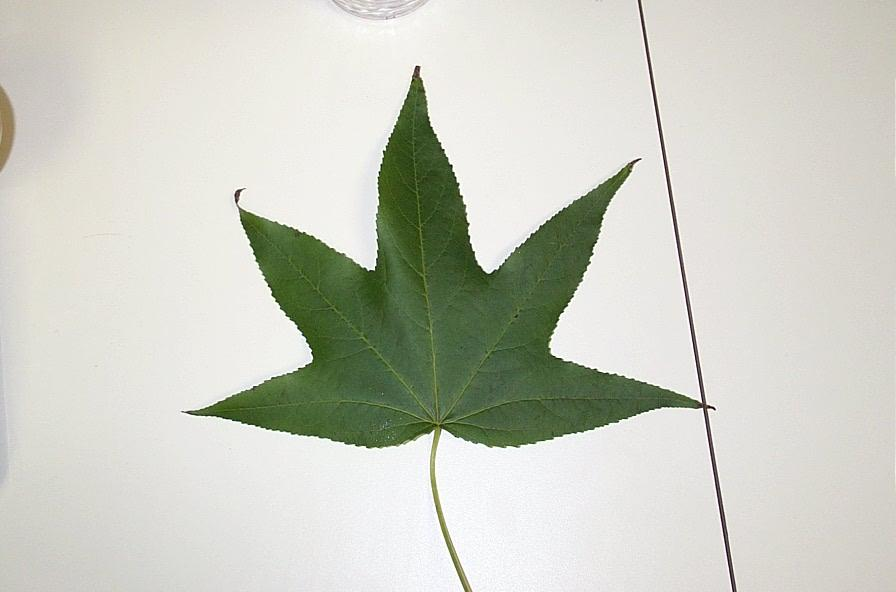
%> input picture folhas/image_0001.jpg, 896 x 592 px
$ octave kmeans_new.m   (GNU Octave 9; MATLAB toolbox functions it lacks are replaced by stand-ins)
%> lines starting %> are read from the running program, lines starting %| are printed output that depends on the picture
MyImage = imread('image_0001.jpg');
%> MyImage is the input picture: size 592x896x3 uint8; mean R, G, B 203.9, 206, 195.5
R = MyImage(:, :, 1);
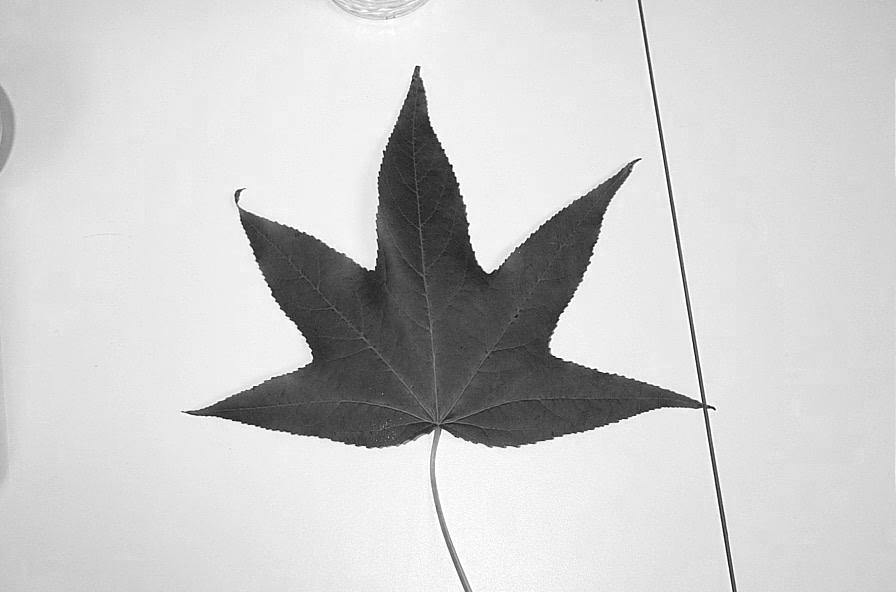
%> R: size 592x896 uint8; min 0, max 255, mean 203.9
G = MyImage(:, :, 2);
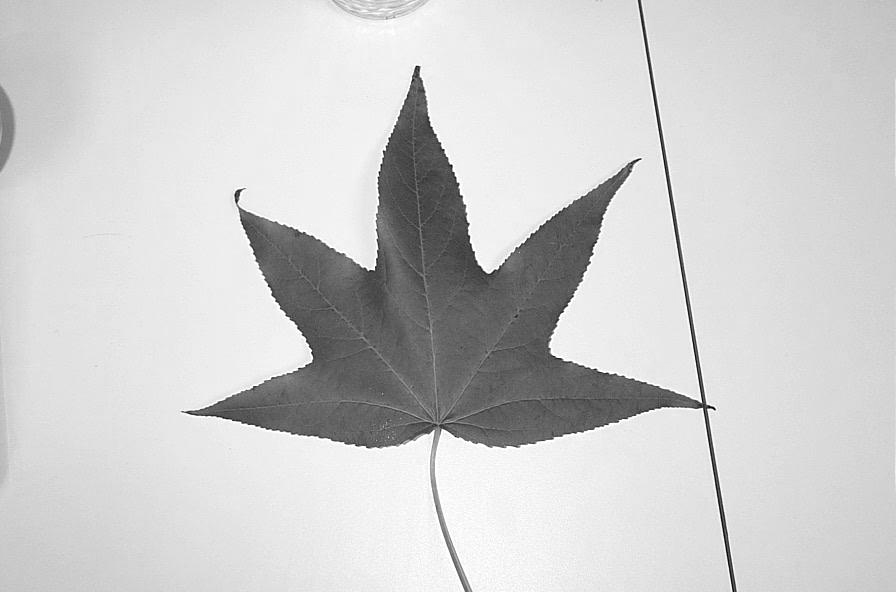
%> G: size 592x896 uint8; min 0, max 255, mean 206
B = MyImage(:, :, 3);
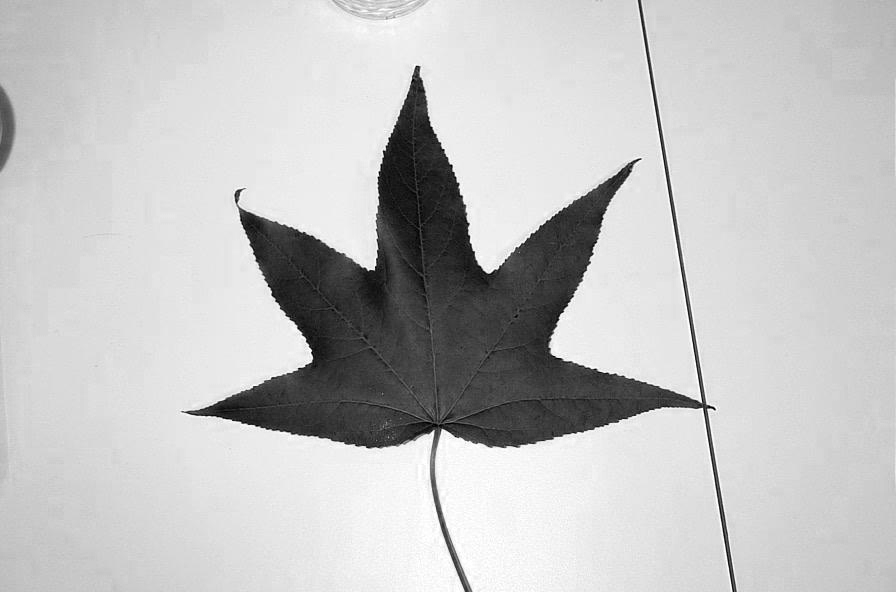
%> B: size 592x896 uint8; min 0, max 255, mean 195.5
NumCluster = 5;


%> (the run ends here)

$ run again, with folhas/image_0007.jpg copied over folhas/image_0001.jpg
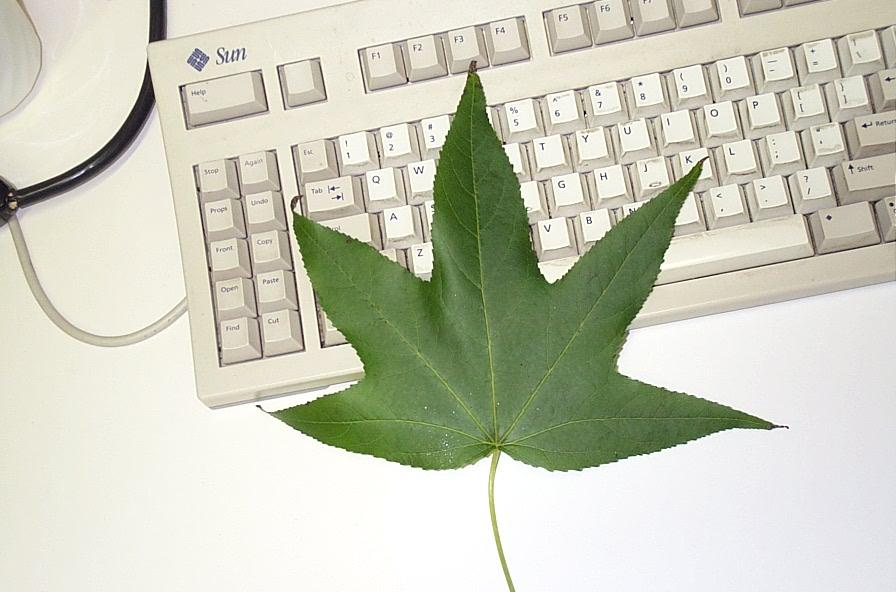
%> input picture folhas/image_0007.jpg, 896 x 592 px
%> MyImage is the input picture: size 592x896x3 uint8; mean R, G, B 202.6, 204.5, 187.2
%> `G = MyImage(:, :, 2);`:
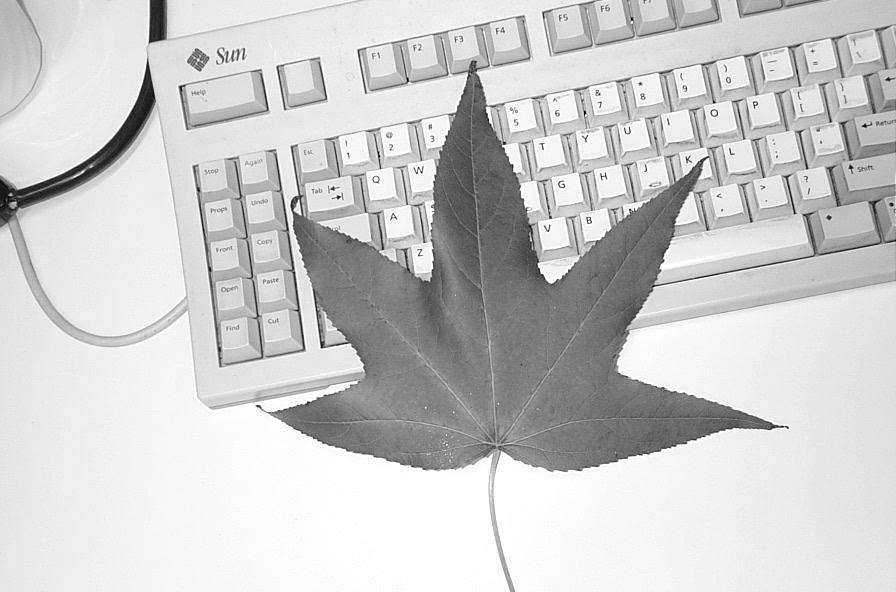
%> G: size 592x896 uint8; min 0, max 255, mean 204.5
%> `B = MyImage(:, :, 3);`:
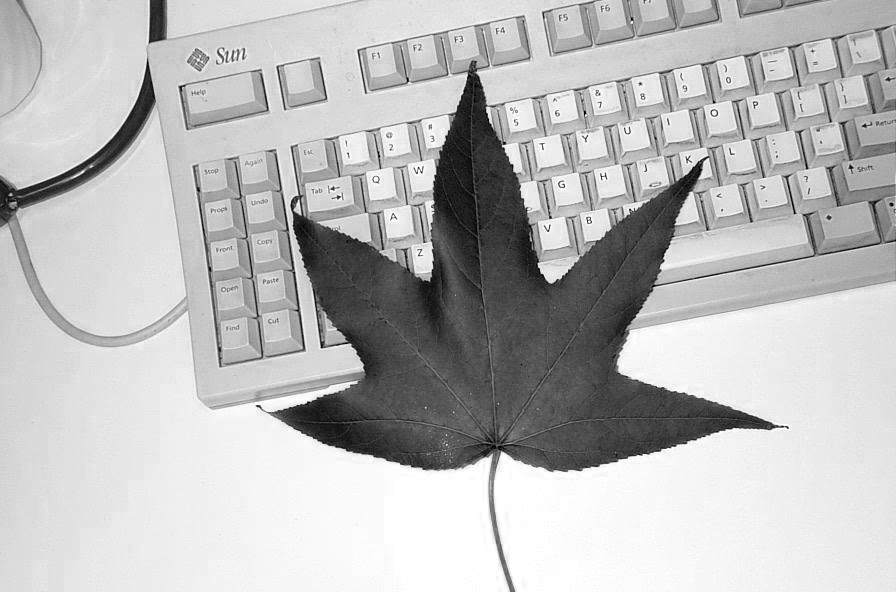
%> B: size 592x896 uint8; min 0, max 255, mean 187.2

$ run again, with folhas/image_0081.jpg copied over folhas/image_0001.jpg
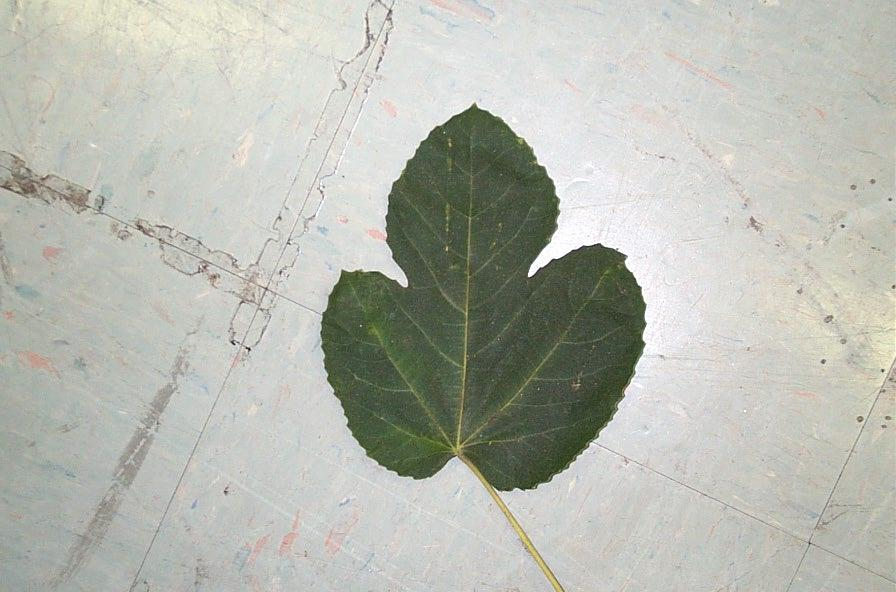
%> input picture folhas/image_0081.jpg, 896 x 592 px
%> MyImage is the input picture: size 592x896x3 uint8; mean R, G, B 183.5, 185.8, 176.8
%> `R = MyImage(:, :, 1);`:
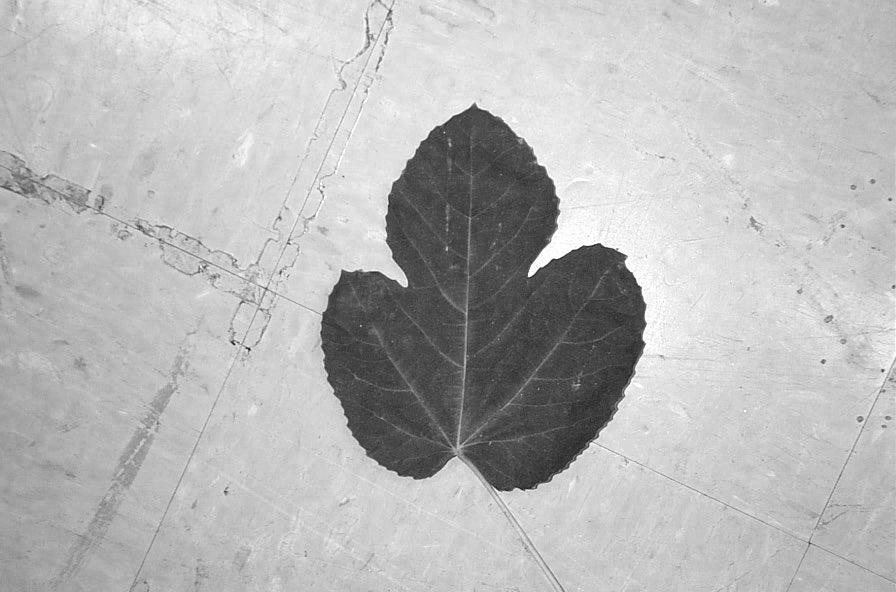
%> R: size 592x896 uint8; min 8, max 255, mean 183.5
%> `B = MyImage(:, :, 3);`:
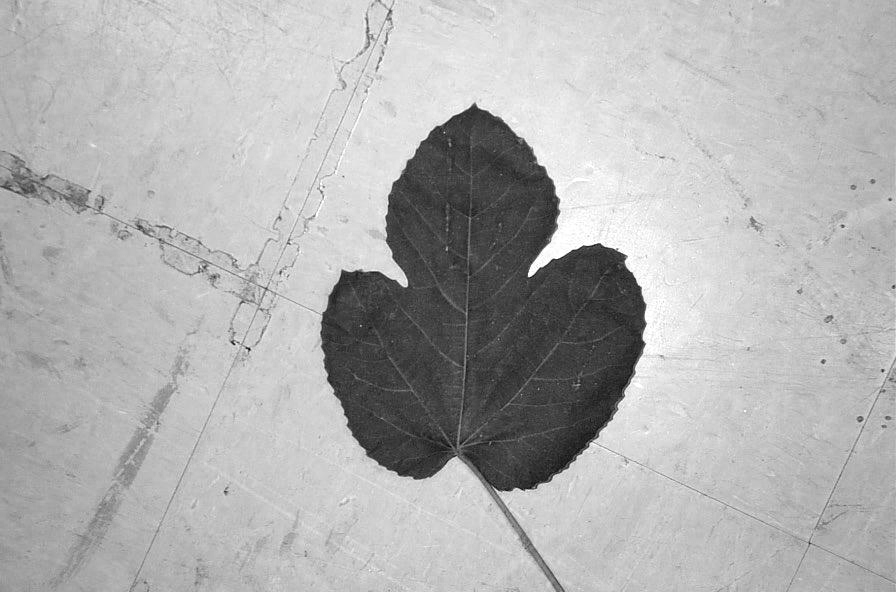
%> B: size 592x896 uint8; min 1, max 255, mean 176.8

$ run again, with folhas/image_0089.jpg copied over folhas/image_0001.jpg
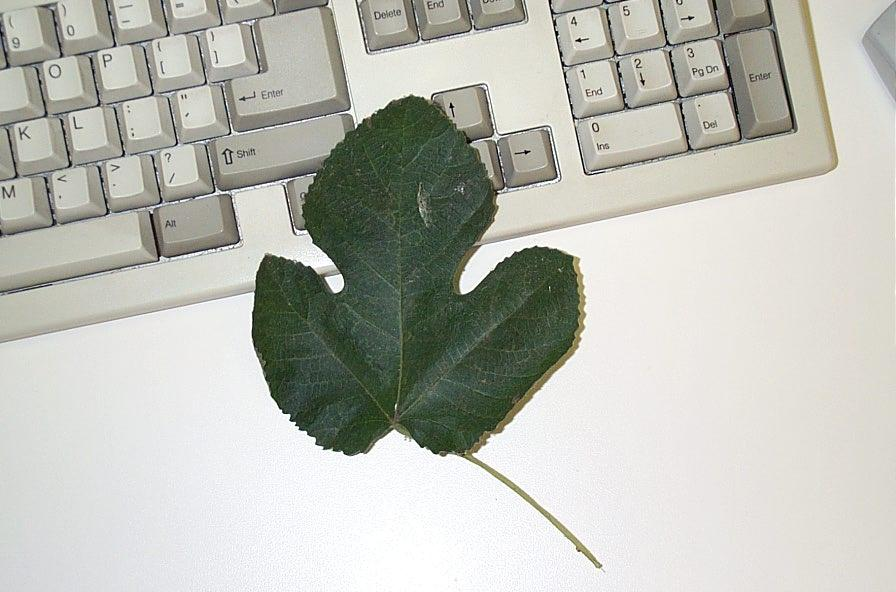
%> input picture folhas/image_0089.jpg, 896 x 592 px
%> MyImage is the input picture: size 592x896x3 uint8; mean R, G, B 188.1, 189.5, 181.5
%> `R = MyImage(:, :, 1);`:
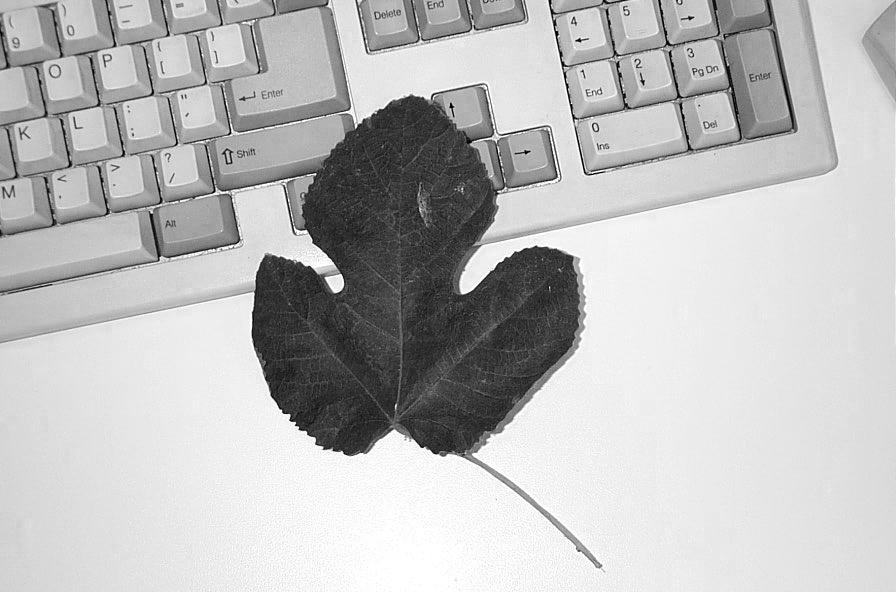
%> R: size 592x896 uint8; min 0, max 255, mean 188.1
%> `B = MyImage(:, :, 3);`:
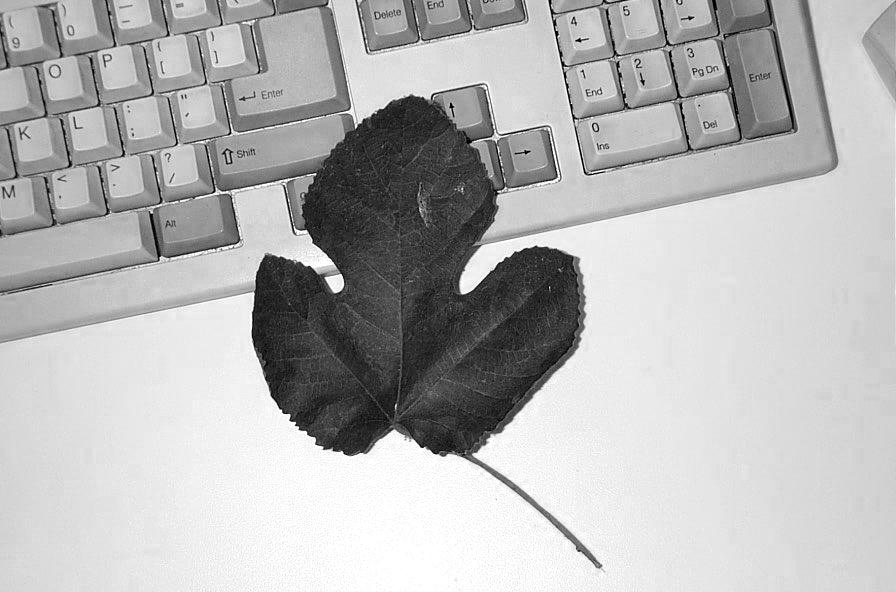
%> B: size 592x896 uint8; min 0, max 255, mean 181.5
